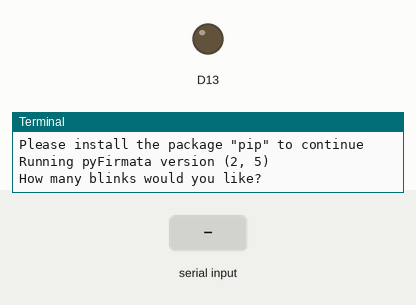
Simulated run of this program. Board: Arduino board driven over Firmata from a computer. On the bench: output pins drawn as LEDs (lit = HIGH), the last lines printed to the terminal. Dashed ring = blinking. The inputs (shaded band) are chosen by the test bench.

Above: at 6.2 s.
6.3 s: "5" typed at the terminal, then Enter
At 6.7 s:
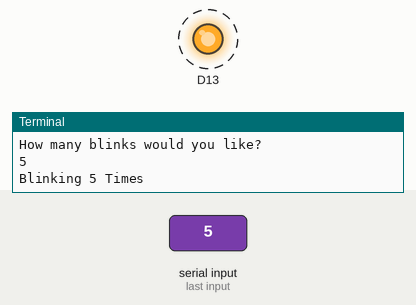
9.3 s: "90" typed at the terminal, then Enter
Timing chart, 0 to 18.3 s (numbered marks = the images above; inputs shaded):
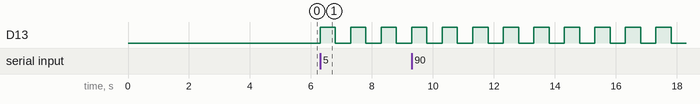

Measured:
- after the input at 6.3 s, D13: alternates HIGH for 0.50 s and LOW for 0.50 s, starting at once

The program:

Intro_to_Pyfirmata.py
```python
# package import assurance. If any of the following packages are missing, they will be added
# as long as the pip package is already installed
try:
    import pip
except:
    print("Please install the package \"pip\" to continue")
try:
    from pyfirmata import Arduino, util
except:
    pip.main(['install','pyfirmata'])
    from pyfirmata import Arduino, util
try:
    import time
except:
    pip.main(['install','time'])
    import time

board = Arduino("COM6") # Set this to the corresponding COM port from the Arduino IDE

print("Running pyFirmata version " + str(board.get_firmata_version())) #Show firmata version

while(1):
    loopTimes = input("How many blinks would you like?\t")
    print("Blinking " + loopTimes + " Times")
    for x in range(int(loopTimes)):
        board.digital[13].write(1)  # write HIGH to pin 13 (internal LED)
        time.sleep(0.5)             # wait 0.5 seconds
        board.digital[13].write(0)  # write LOW to pin 13 (internal LED)
        time.sleep(0.5)             # wait 0.5 seconds
```
